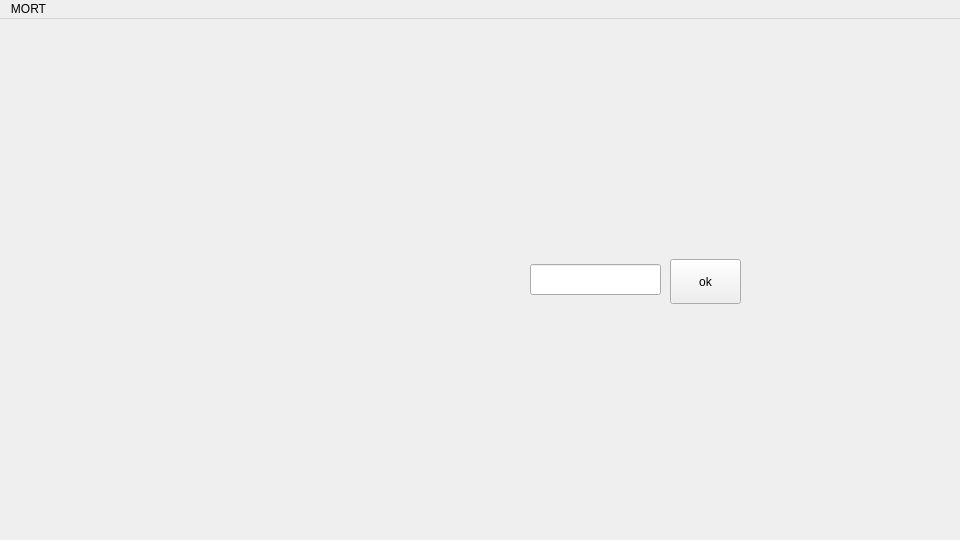
<?xml version="1.0" encoding="UTF-8"?>
<ui version="4.0">
 <class>GameWindow</class>
 <widget class="QMainWindow" name="GameWindow">
  <property name="enabled">
   <bool>true</bool>
  </property>
  <property name="geometry">
   <rect>
    <x>0</x>
    <y>0</y>
    <width>960</width>
    <height>540</height>
   </rect>
  </property>
  <property name="windowTitle">
   <string>GameWindow</string>
  </property>
  <property name="styleSheet">
   <string notr="true"/>
  </property>
  <widget class="QWidget" name="centralWidget">
   <widget class="QStackedWidget" name="stackedWidget">
    <property name="geometry">
     <rect>
      <x>0</x>
      <y>0</y>
      <width>960</width>
      <height>540</height>
     </rect>
    </property>
    <property name="currentIndex">
     <number>0</number>
    </property>
    <widget class="QWidget" name="firstPage">
     <widget class="QLabel" name="background">
      <property name="geometry">
       <rect>
        <x>90</x>
        <y>30</y>
        <width>780</width>
        <height>439</height>
       </rect>
      </property>
      <property name="text">
       <string/>
      </property>
     </widget>
     <widget class="QLineEdit" name="userLineEdit">
      <property name="geometry">
       <rect>
        <x>530</x>
        <y>245</y>
        <width>131</width>
        <height>31</height>
       </rect>
      </property>
     </widget>
     <widget class="QPushButton" name="pushButton">
      <property name="geometry">
       <rect>
        <x>670</x>
        <y>240</y>
        <width>71</width>
        <height>45</height>
       </rect>
      </property>
      <property name="text">
       <string>ok</string>
      </property>
     </widget>
     <widget class="QLabel" name="errorLabel">
      <property name="geometry">
       <rect>
        <x>550</x>
        <y>218</y>
        <width>251</width>
        <height>21</height>
       </rect>
      </property>
      <property name="font">
       <font>
        <family>Arial</family>
        <italic>true</italic>
       </font>
      </property>
      <property name="text">
       <string/>
      </property>
     </widget>
     <widget class="QLabel" name="message">
      <property name="geometry">
       <rect>
        <x>120</x>
        <y>50</y>
        <width>701</width>
        <height>301</height>
       </rect>
      </property>
      <property name="text">
       <string/>
      </property>
      <property name="alignment">
       <set>Qt::AlignLeading|Qt::AlignLeft|Qt::AlignTop</set>
      </property>
     </widget>
     <zorder>background</zorder>
     <zorder>errorLabel</zorder>
     <zorder>message</zorder>
     <zorder>userLineEdit</zorder>
     <zorder>pushButton</zorder>
    </widget>
    <widget class="QWidget" name="mainpage">
     <widget class="QLabel" name="label">
      <property name="geometry">
       <rect>
        <x>0</x>
        <y>10</y>
        <width>961</width>
        <height>41</height>
       </rect>
      </property>
      <property name="text">
       <string/>
      </property>
      <property name="alignment">
       <set>Qt::AlignCenter</set>
      </property>
     </widget>
     <widget class="QLabel" name="score">
      <property name="geometry">
       <rect>
        <x>0</x>
        <y>50</y>
        <width>961</width>
        <height>41</height>
       </rect>
      </property>
      <property name="text">
       <string/>
      </property>
      <property name="alignment">
       <set>Qt::AlignCenter</set>
      </property>
     </widget>
     <widget class="QLabel" name="shelf">
      <property name="geometry">
       <rect>
        <x>150</x>
        <y>360</y>
        <width>656</width>
        <height>82</height>
       </rect>
      </property>
      <property name="text">
       <string/>
      </property>
      <property name="textFormat">
       <enum>Qt::AutoText</enum>
      </property>
     </widget>
     <widget class="QLabel" name="time_2">
      <property name="geometry">
       <rect>
        <x>430</x>
        <y>95</y>
        <width>90</width>
        <height>40</height>
       </rect>
      </property>
      <property name="mouseTracking">
       <bool>false</bool>
      </property>
      <property name="text">
       <string>1:01</string>
      </property>
      <property name="alignment">
       <set>Qt::AlignCenter</set>
      </property>
     </widget>
     <widget class="QLabel" name="time_3">
      <property name="geometry">
       <rect>
        <x>610</x>
        <y>95</y>
        <width>90</width>
        <height>40</height>
       </rect>
      </property>
      <property name="mouseTracking">
       <bool>false</bool>
      </property>
      <property name="text">
       <string>1:01</string>
      </property>
      <property name="alignment">
       <set>Qt::AlignCenter</set>
      </property>
     </widget>
     <widget class="QLabel" name="time_1">
      <property name="geometry">
       <rect>
        <x>260</x>
        <y>95</y>
        <width>90</width>
        <height>40</height>
       </rect>
      </property>
      <property name="mouseTracking">
       <bool>false</bool>
      </property>
      <property name="text">
       <string>1:01</string>
      </property>
      <property name="alignment">
       <set>Qt::AlignCenter</set>
      </property>
     </widget>
     <widget class="QLabel" name="clock_2">
      <property name="geometry">
       <rect>
        <x>410</x>
        <y>143</y>
        <width>145</width>
        <height>237</height>
       </rect>
      </property>
      <property name="text">
       <string/>
      </property>
     </widget>
     <widget class="QLabel" name="clock_1">
      <property name="geometry">
       <rect>
        <x>230</x>
        <y>143</y>
        <width>145</width>
        <height>237</height>
       </rect>
      </property>
      <property name="text">
       <string/>
      </property>
     </widget>
     <widget class="QLabel" name="clock_3">
      <property name="geometry">
       <rect>
        <x>590</x>
        <y>143</y>
        <width>145</width>
        <height>237</height>
       </rect>
      </property>
      <property name="text">
       <string/>
      </property>
     </widget>
    </widget>
    <widget class="QWidget" name="gameLevel">
     <widget class="QGraphicsView" name="view">
      <property name="geometry">
       <rect>
        <x>0</x>
        <y>0</y>
        <width>960</width>
        <height>540</height>
       </rect>
      </property>
     </widget>
     <widget class="QLabel" name="timerLabel">
      <property name="geometry">
       <rect>
        <x>410</x>
        <y>20</y>
        <width>140</width>
        <height>40</height>
       </rect>
      </property>
      <property name="text">
       <string/>
      </property>
     </widget>
     <widget class="QLabel" name="keyLabel">
      <property name="geometry">
       <rect>
        <x>410</x>
        <y>70</y>
        <width>61</width>
        <height>46</height>
       </rect>
      </property>
      <property name="text">
       <string/>
      </property>
     </widget>
    </widget>
   </widget>
   <widget class="QLabel" name="loading1">
    <property name="enabled">
     <bool>true</bool>
    </property>
    <property name="geometry">
     <rect>
      <x>0</x>
      <y>0</y>
      <width>960</width>
      <height>520</height>
     </rect>
    </property>
    <property name="text">
     <string/>
    </property>
   </widget>
   <zorder>loading1</zorder>
   <zorder>stackedWidget</zorder>
  </widget>
  <widget class="QMenuBar" name="menuBar">
   <property name="geometry">
    <rect>
     <x>0</x>
     <y>0</y>
     <width>960</width>
     <height>22</height>
    </rect>
   </property>
   <widget class="QMenu" name="menuMORT">
    <property name="enabled">
     <bool>true</bool>
    </property>
    <property name="title">
     <string>MORT</string>
    </property>
    <addaction name="actionAbout"/>
   </widget>
   <addaction name="menuMORT"/>
  </widget>
  <action name="actionAbout">
   <property name="checkable">
    <bool>false</bool>
   </property>
   <property name="enabled">
    <bool>true</bool>
   </property>
   <property name="text">
    <string>About</string>
   </property>
  </action>
 </widget>
 <layoutdefault spacing="6" margin="11"/>
 <resources/>
 <connections/>
</ui>
